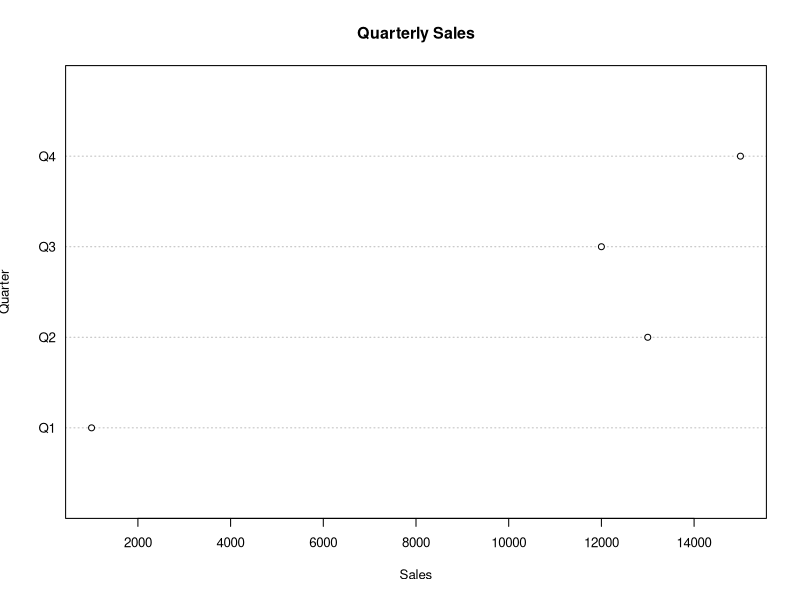
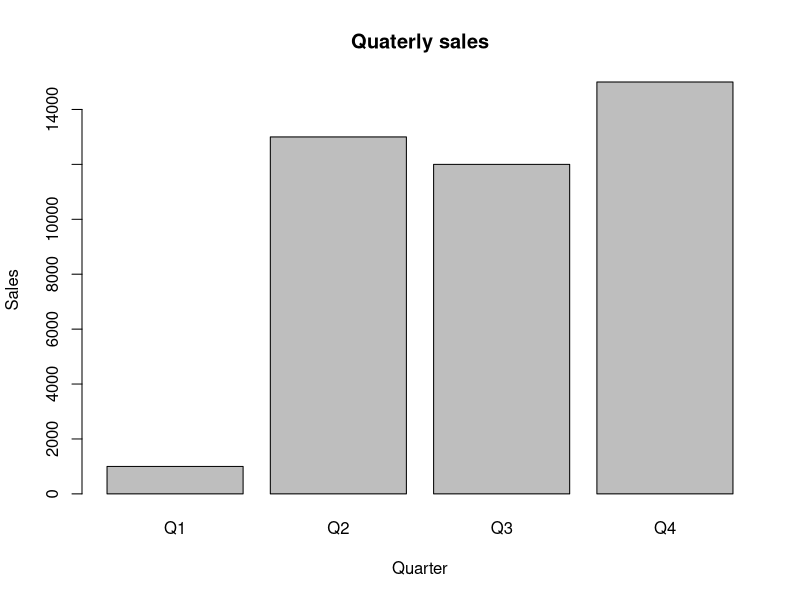

These charts were generated, in order, by the following R code: (Note: this script raises an error after producing the figures.)

#Assignment 3 Question 1;

Sales <-c(1000,13000,12000,15000);
Qtr <- c("Q1","Q2","Q3","Q4");

Qtr_sales <-data.frame(Qtr,Sales)

dotchart(Qtr_sales$Sales,labels = Qtr_sales$Qtr,
         main = "Quarterly Sales",xlab ="Sales",
         ylab = "Quarter",cex=0.8)

barplot(Qtr_sales$Sales,names.arg= Qtr_sales$Qtr, 
        xlab = "Quarter",ylab = "Sales",main = "Quaterly sales")

Qtr1 <-Qtr_sales[Qtr_sales$Sales>11000,]
Qtr1

Qtr3_sales <-Qtr_sales[Qtr_sales$Qtr=='Q3',2]

#Question 2

attendance <- sample(c('A','P'),size = 30,replace = TRUE,prob = c(0.3,0.7))
attendance
table(attendance)


#question 3

set.seed(1000)
score_P1 <- ceiling(runif(10,min=30,max=100))


set.seed(1100)
score_P2 <- ceiling(runif(10,min=30,max=100))

set.seed(1100)
score_P3 <- ceiling(runif(10,min=30,max=100))

set.seed(1300)
score_P4 <- ceiling(runif(10,min=30,max=100))

set.seed(1400)
score_P5 <- ceiling(runif(10,min=30,max=100))

score <-matrix(c(score_P1,score_P2,score_P3,score_P4,score_P5),nrow=5,ncol=10)
rownames(score)=c('p1','p2','p3','p4','p5')
colnames(score)=c('Match1','Match2','Match3','Match4','Match5',
                  'Match6','Match7','Match8','Match9','Match10')
score
rowMeans(score)
colMeans(score)

# question 4

guests <- c("Achal","Apoorva","Lalit","Goldie")
course <- c("BSc","LLB","MSc")
school <- c("Animation","Law","DS")
nos <- c(50,20,24)
male = c(25,10,12) #based on 50%,otherwise based on answer male = c(40,16,19)
female <- c(25,10,12)# based on 50%,otherwise based on answer female = c(10,4,5)
hosts <- data.frame(course,school,nos,male,female)
decoration <- c(10,300,400,500,230)
food <- c(500,200,150,400,700)
bills <- data.frame(rbind(decoration,food))
colnames(bills) <-c("B1","B2","B3","B4","B5")
cat("sum in decorations-",sum(bills[1,]))
cat("sum in food-",sum(bills[2,]))
cat("male among hosts-",hosts[,4])
cat("female among hosts-",hosts[,5])
cat("no of guests-",length(guests))

# question 5
set.seed(1234)
ds <- matrix(ceiling(runif(30,1000,2000)),nrow = 5,ncol = 3)
colnames(ds)<- c("graduate","pg","diploma")
rownames(ds)<- c("S1","S2","S3","S4","S5")
law <- matrix(ceiling(runif(30,100,2000)),nrow = 5,ncol = 3)
colnames(law)<- c("graduate","pg","diploma")
rownames(law)<-c("S1","S2","S3","S4","S5")
cat("5th student ds-page course-",ds[5,2])
cat("student 1 law of law-dip course-",law[1,3])
# avg school vs course
avgSchCrs=round(cbind(colMeans(ds),colMeans(law)))
avgSchCrs
colnames(avgSchCrs)=c("ds","law")
avgSchCrs
# studntwisesum
rowsum(ds)+rowsum(law)
 # average of student vs course
avgdslaw <- round((ds+law)/2)
avgdslaw
 # coursewise sum
DS<- sum(ds)
LAW <- sum(law)
schsum <- data.frame( DS,LAW)
schsum

# question 6
students <- c("S1","S2","S3","S4","S5")
gender <- c("M","F","M","M","F")
age <- c(23,22,21,25,22)
city <- c("Delhi","Noida","Lucknow","Delhi","Noida")
category <- c("GEN","OBC","GEN","SCST","GEN")
studentdf <- data.frame(students,gender,age,city,category)
studentdf
table(studentdf$category)
table(studentdf$gender)
table(studentdf$category,studentdf$gender)
newstudent <- c("student1","student2","student3","student4","student5")
studentdf$students=newstudent
studentdf
